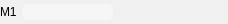
<?xml version="1.0" encoding="UTF-8"?>
<ui version="4.0">
 <class>MacroItem</class>
 <widget class="QFrame" name="MacroItem">
  <property name="geometry">
   <rect>
    <x>0</x>
    <y>0</y>
    <width>228</width>
    <height>24</height>
   </rect>
  </property>
  <property name="windowTitle">
   <string>Frame</string>
  </property>
  <property name="styleSheet">
   <string notr="true">#MacroItem{background-color: #F0F0F0;border-radius:4px;}</string>
  </property>
  <layout class="QHBoxLayout" name="horizontalLayout">
   <property name="spacing">
    <number>5</number>
   </property>
   <property name="leftMargin">
    <number>0</number>
   </property>
   <property name="topMargin">
    <number>0</number>
   </property>
   <property name="rightMargin">
    <number>0</number>
   </property>
   <property name="bottomMargin">
    <number>0</number>
   </property>
   <item>
    <widget class="QLabel" name="labelMacroName">
     <property name="text">
      <string>M1</string>
     </property>
    </widget>
   </item>
   <item>
    <widget class="QLineEdit" name="lineEditMacroName">
     <property name="styleSheet">
      <string notr="true">QLineEdit{background-color: #F6F6F6;border:0px solid #A4A4A4;border-radius:6px;}</string>
     </property>
    </widget>
   </item>
   <item>
    <spacer name="horizontalSpacer">
     <property name="orientation">
      <enum>Qt::Orientation::Horizontal</enum>
     </property>
     <property name="sizeType">
      <enum>QSizePolicy::Policy::Expanding</enum>
     </property>
     <property name="sizeHint" stdset="0">
      <size>
       <width>40</width>
       <height>20</height>
      </size>
     </property>
    </spacer>
   </item>
   <item>
    <widget class="QPushButton" name="pushButtonEdit">
     <property name="focusPolicy">
      <enum>Qt::FocusPolicy::NoFocus</enum>
     </property>
     <property name="toolTip">
      <string>编辑/修改</string>
     </property>
     <property name="text">
      <string/>
     </property>
     <property name="icon">
      <iconset resource="../res.qrc">
       <normaloff>:/images/macro/bianji 1@2x.png</normaloff>:/images/macro/bianji 1@2x.png</iconset>
     </property>
     <property name="flat">
      <bool>true</bool>
     </property>
    </widget>
   </item>
   <item>
    <widget class="QPushButton" name="pushButtonDelete">
     <property name="focusPolicy">
      <enum>Qt::FocusPolicy::NoFocus</enum>
     </property>
     <property name="toolTip">
      <string>删除</string>
     </property>
     <property name="text">
      <string/>
     </property>
     <property name="icon">
      <iconset resource="../res.qrc">
       <normaloff>:/images/macro/shanchu 1@2x.png</normaloff>:/images/macro/shanchu 1@2x.png</iconset>
     </property>
     <property name="flat">
      <bool>true</bool>
     </property>
    </widget>
   </item>
  </layout>
 </widget>
 <resources>
  <include location="../res.qrc"/>
 </resources>
 <connections/>
</ui>
